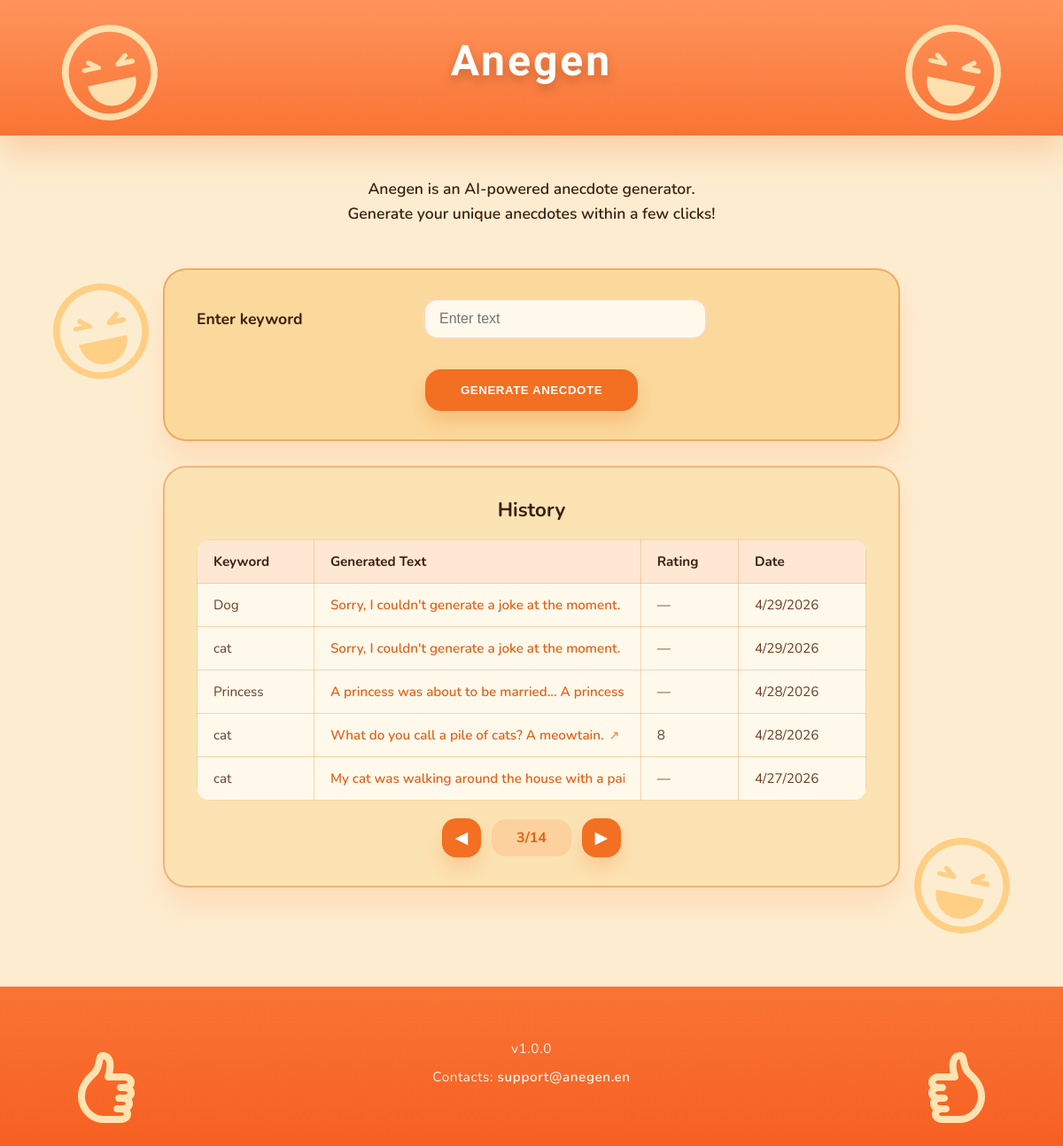
/?page=3, run on the app's committed database.
### jokes/models.py (models this page shows, shortened)
class Joke(models.Model):
    keyword = models.CharField(max_length=100)  # The user's input keyword
    text = models.TextField()  # The generated joke
    rating = models.IntegerField(null=True, blank=True)  # User rating from 1-10
    timestamp = models.DateTimeField(auto_now_add=True)  # When the joke was created

### jokes/views.py (the view, shortened to what this page needs)
# urls.py: path('', views.joke_generator, name='joke_generator'),
def joke_generator(request):
    form = KeywordForm()
    generated_text = None
    generated_joke_id = None
    history = Joke.objects.order_by("-timestamp")
    paginator = Paginator(history, 5)
    page_number = request.GET.get("page")
    page_obj = paginator.get_page(page_number)
    return render(
        request,
        "joke_generator.html",
        {
            "form": form,
            "generated_text": generated_text,
            "generated_joke_id": generated_joke_id,
            "history": page_obj,
        },
    )

### jokes/forms.py (shortened to what this page needs)
class KeywordForm(forms.Form):
    keyword = forms.CharField(
        max_length=100,
        label="Enter keyword",
        widget=forms.TextInput(attrs={
            "placeholder": "Enter text",
            "pattern": "[A-Za-z ]+",
            "title": "Only English letters allowed"
        })
    )

### jokes/templates/joke_generator.html (shortened to what this page needs)
{% load static %}
<!DOCTYPE html>
<html lang="en">
<head>
    <link rel="stylesheet" href="{% static 'jokes/styles.css' %}">
</head>
<body>
    <div class="page-shell">
        <header class="hero">
            <img class="emoji hero-emoji hero-emoji--top-left" src="{% static 'jokes/img/emoji-placeholder.svg' %}"
                alt="" role="presentation">
            <div class="hero-inner">
                <div class="hero-text">
                    <h1>Anegen</h1>
                </div>
            </div>
            <img class="emoji hero-emoji hero-emoji--top-right" src="{% static 'jokes/img/emoji-placeholder.svg' %}"
                alt="" role="presentation">
        </header>
        <img class="emoji page-emoji page-emoji--mid-left" src="{% static 'jokes/img/emoji-placeholder.svg' %}" alt=""
            role="presentation">
        <img class="emoji page-emoji page-emoji--mid-right" src="{% static 'jokes/img/emoji-placeholder.svg' %}" alt=""
            role="presentation">
        <main class="main-content">
            <p class="intro-text">
                Anegen is an AI-powered anecdote generator.<br>
                Generate your unique anecdotes within a few clicks!
            </p>
            <section class="card generator-card">
                <form method="POST" class="generator-form">
                    <div class="field-row">
                        <label for="{{ form.keyword.id_for_label }}">Enter keyword</label>
                        <div class="field-input">
                            {{ form.keyword }}
                        </div>
                    </div>
                    <div class="form-actions">
                        <button type="submit" name="generate_joke" class="primary-button">Generate anecdote</button>
                    </div>
                </form>
            </section>
            <section class="card history-card" data-history-card>
                <h2 class="card-title">History</h2>
                <table class="history-table">
                    <thead>
                        <tr>
                            <th scope="col">Keyword</th>
                            <th scope="col">Generated Text</th>
                            <th scope="col">Rating</th>
                            <th scope="col">Date</th>
                        </tr>
                    </thead>
                    <tbody>
                        {% for item in history %}
                        {% with entry_id=forloop.counter0|stringformat:"s" %}
                        <tr class="history-row" data-history-id="{{ entry_id }}">
                            <td>{{ item.keyword }}</td>
                            <td class="history-text">
                                <button type="button" class="history-text-button" data-history-id="{{ entry_id }}">
                                    {{ item.text }}
                                </button>
                            </td>
                            <td>{{ item.rating|default:"—" }}</td>
                            <td>{{ item.timestamp|date:"n/j/Y" }}</td>
                        </tr>
                        {% endwith %}
                        {% empty %}
                        <tr>
                            <td class="history-empty" colspan="4">No history yet. Generate your first entry to see it
                                here.</td>
                        </tr>
                        {% endfor %}
                    </tbody>
                </table>
                <div class="pagination-controls">
                    {% if history.has_previous %}
                    <a class="pagination-button" href="?page={{ history.previous_page_number }}"
                        aria-label="Previous page">&#9664;</a>
                    {% else %}
                    <span class="pagination-button disabled" aria-hidden="true">&#9664;</span>
                    {% endif %}
                    <span class="pagination-current">{{ history.number }}/{{ history.paginator.num_pages }}</span>
                    {% if history.has_next %}
                    <a class="pagination-button" href="?page={{ history.next_page_number }}"
                        aria-label="Next page">&#9654;</a>
                    {% else %}
                    <span class="pagination-button disabled" aria-hidden="true">&#9654;</span>
                    {% endif %}
                </div>
            </section>
        </main>
        <footer class="footer">
            <div>v1.0.0</div>
            <div>Contacts: <a href="mailto:support@anegen.en">support@anegen.en</a></div>
        </footer>
        <img class="emoji footer-emoji footer-emoji--left" src="{% static 'jokes/img/thumbs-placeholder.svg' %}" alt=""
            role="presentation">
        <img class="emoji footer-emoji footer-emoji--right" src="{% static 'jokes/img/thumbs-placeholder.svg' %}" alt=""
            role="presentation">
    </div>
</body>
</html>

### data on the page
Joke: keyword "Dog", text "Sorry, I couldn't generate a joke at the momen…", rating "—", timestamp "4/29/2026"
Joke: keyword "cat", text "Sorry, I couldn't generate a joke at the momen…", rating "—", timestamp "4/29/2026"
Joke: keyword "Princess", text "A princess was about to be married... A prince…", rating "—", timestamp "4/28/2026"
Joke: keyword "cat", text "What do you call a pile of cats? A meowtain.", rating "8", timestamp "4/28/2026"
Joke: keyword "cat", text "My cat was walking around the house with a…", rating "—", timestamp "4/27/2026"

### other printed values
{{ history.number }} "3"
{{ history.paginator.num_pages }} "14"
